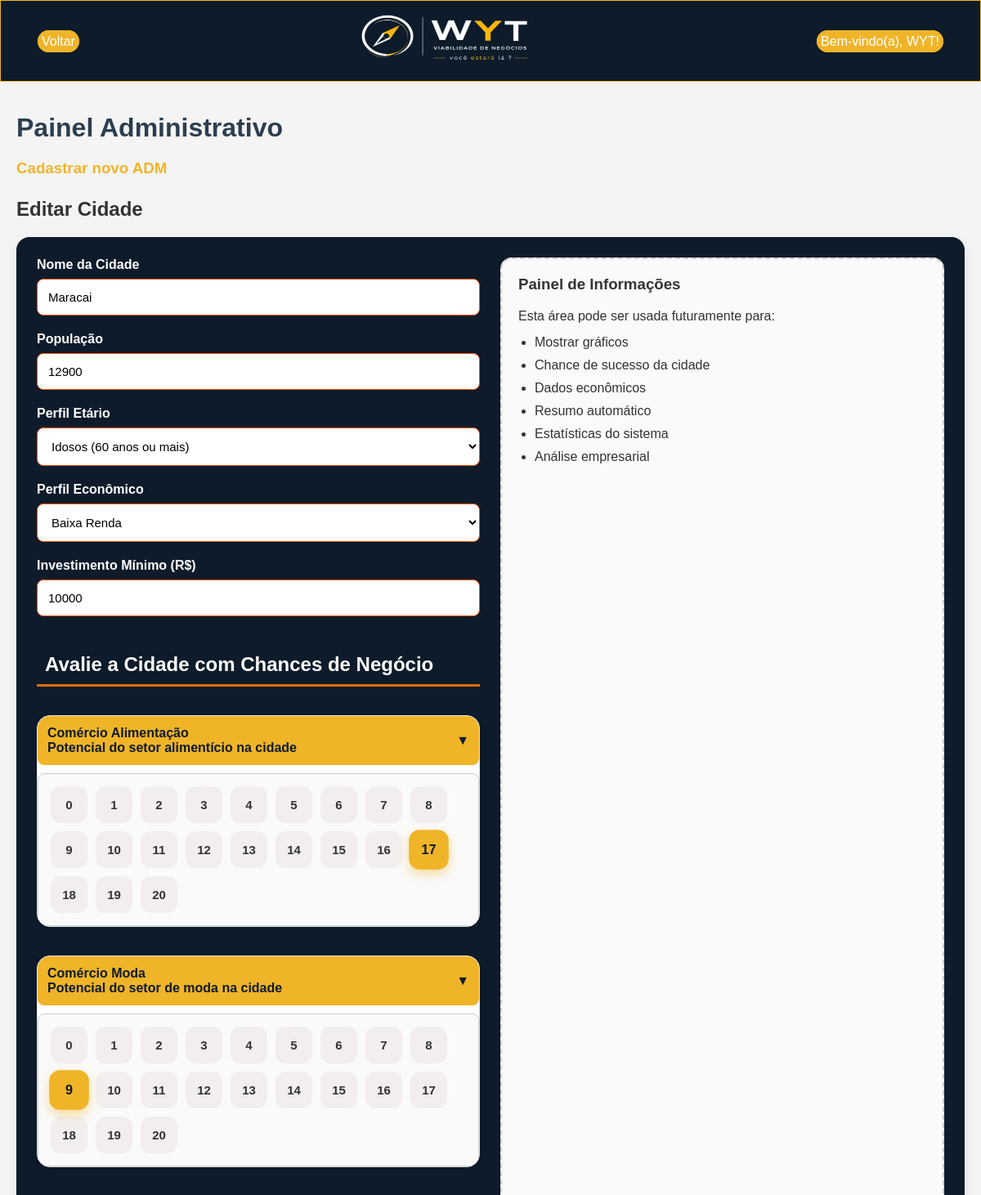
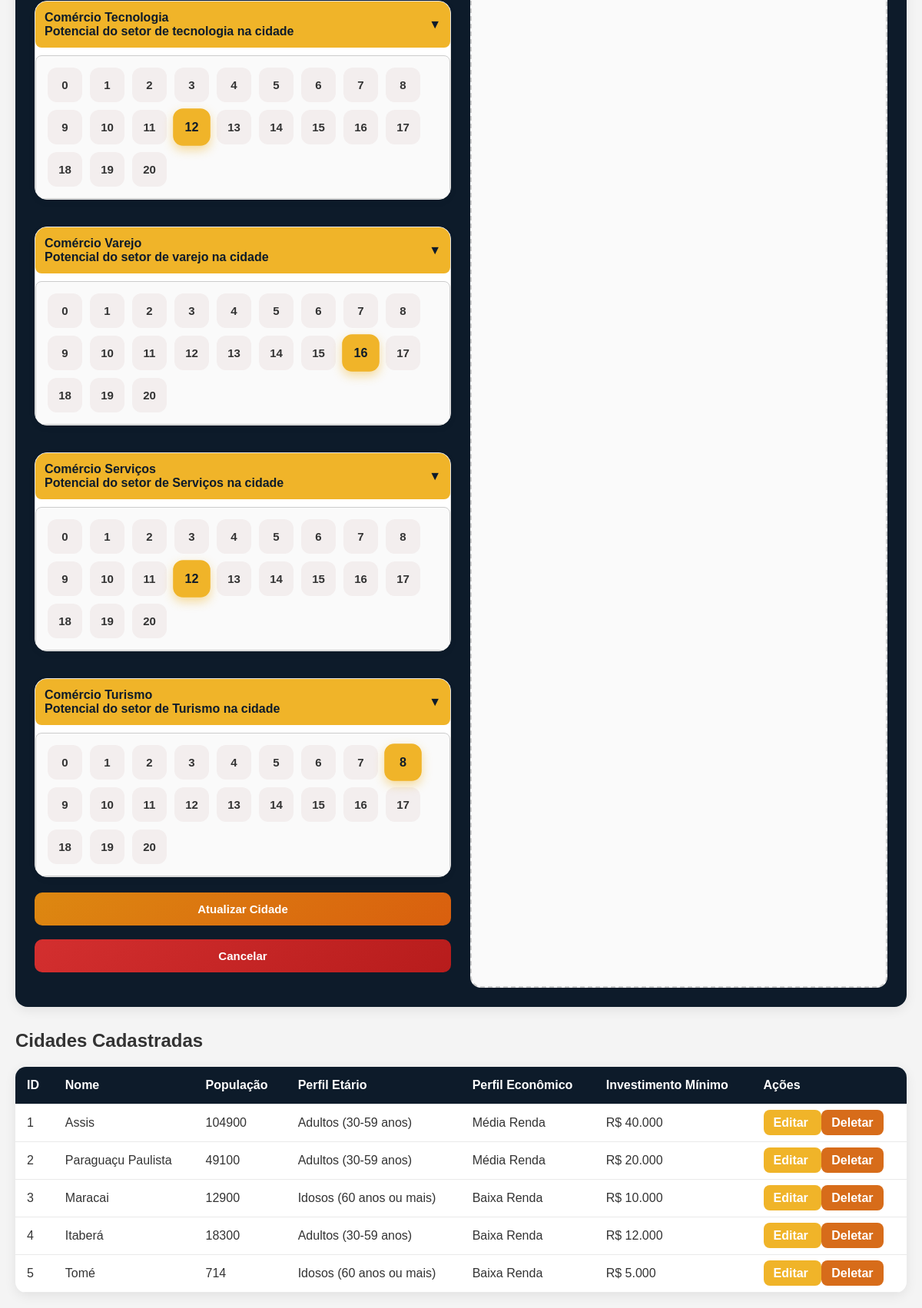
/Pages/adm/index.php?edit=3 (signed in), run on the app's committed database (2 pictures, top to bottom).
### tables this page shows
CREATE TABLE `cidades` (
  `id` int(11) NOT NULL,
  `nome` varchar(255) NOT NULL,
  `populacao_quant` int(11) NOT NULL,
  `perfil_etario` varchar(255) NOT NULL,
  `perfil_economico` varchar(255) NOT NULL,
  `comercio_alimentacao` int(11) NOT NULL,
  `comercio_moda` int(11) NOT NULL,
  `comercio_tecnologia` int(11) NOT NULL,
  `comercio_varejo` int(11) NOT NULL,
  `comercio_servicos` int(11) NOT NULL,
  `comercio_turismo` int(11) NOT NULL,
  `investimento_minimo` int(11) NOT NULL DEFAULT 0
);

### BE/Controller/adm/cidadeC.php (called while the page is built, shortened)
<?php
require_once __DIR__ . '/../../Model/adm/cidadeM.php';
class CidadeController {
    private $model;
    public function __construct() {
        $this->model = new CidadeModel();
    }
    public function index() {
        return $this->model->getAll();
    }
    public function edit($id) {
        return $this->model->getById($id);
    }
}

### BE/Model/adm/cidadeM.php (called while the page is built, shortened)
<?php
require_once __DIR__ . '/../../DB/Database.php';
class CidadeModel {
    private $pdo;
    public function __construct() {
        global $pdo;
        $this->pdo = $pdo;
    }
    public function getAll() {
        $stmt = $this->pdo->query("SELECT * FROM cidades");
        return $stmt->fetchAll(PDO::FETCH_ASSOC);
    }
    public function getById($id) {
        $stmt = $this->pdo->prepare("SELECT * FROM cidades WHERE id = ?");
        $stmt->execute([$id]);
        return $stmt->fetch(PDO::FETCH_ASSOC);
    }
}

### Pages/adm/index.php (the view, shortened to what this page needs)
<?php
require_once __DIR__ . '/../../BE/Controller/adm/cidadeC.php';
$controller = new CidadeController();
$cidadeEdit = null;
if (isset($_GET['edit'])) {
    $cidadeEdit = $controller->edit($_GET['edit']);
}
$cidades = $controller->index();
?>
<!DOCTYPE html>
<html lang="pt-br">
<head>
    <link rel="stylesheet" href="../../CSS/index.css">
</head>
<body>
    <nav class="nav1">
        <header>
            <p><a href="http://localhost/viabilidade-wyt/index.php">Voltar</a></p>
            <img width="100" height="100" src="../../img/logo.png" alt="Logo" class="logo">
            <?php
            if (isset($_SESSION['empresa_id'])) {
                echo "<p><a href='../../Pages/perfilUsuarios.php?id=" . $_SESSION['empresa_id'] . "'>Bem-vindo(a), " . $_SESSION['nome'] . "!</a></p>";
            } elseif (!isset($_SESSION['empresa_id'])) {
                echo "<p><a href='../../Pages/cadastroEMPRESA.php'><strong>Cadastre-se</strong></a></p> <p>ou</p> <p><a href='../../Pages/login.php'><strong>Faça login</strong></a></p>";
            }
            ?>
        </header>
    </nav>
<div class="container">
<br>
    <h1>Painel Administrativo</h1>
    <h3><a href="../cadastroEMPRESA.php?cargo=ADM">Cadastrar novo ADM</a></h3>
    <h2>
        <?= isset($cidadeEdit) && $cidadeEdit ? 'Editar Cidade' : 'Criar Nova Cidade' ?>
    </h2>
    <form method="POST">
        <div class="form-container">
            <div class="form-left">
                <div class="form-group">
                    <label>Nome da Cidade</label>
                    <input
                        type="text"
                        name="nome"
                        value="<?= htmlspecialchars($cidadeEdit['nome'] ?? '') ?>"
                        required>
                </div>
                <div class="form-group">
                    <label>População</label>
                    <input
                        type="number"
                        name="populacao"
                        min="1000"
                        max="5000000"
                        placeholder="0000000"
                        value="<?= htmlspecialchars($cidadeEdit['populacao_quant'] ?? '') ?>">
                    </div>
                <div class="form-group">
                    <label>Perfil Etário</label>
                    <select name="perfil_etario">
                        <option value="Idosos (60 anos ou mais)"
                            <?= (($cidadeEdit['perfil_etario'] ?? '') == 'Idosos (60 anos ou mais)') ? 'selected' : '' ?>>
                            Idosos (60 anos ou mais)
                        </option>
                    </select>
                </div>
                <div class="form-group">
                    <label>Perfil Econômico</label>
                    <select name="perfil_economico">
                        <option value="Baixa Renda" <?= (($cidadeEdit['perfil_economico'] ?? '') == 'Baixa Renda') ? 'selected' : '' ?>>
                            Baixa Renda
                        </option>
                    </select>
                </div>
                <div class="form-group">
                    <label>Investimento Mínimo (R$)</label>
                    <input
                        type="number"
                        name="investimento_minimo"
                        min="1000"
                        step="1000"
                        placeholder="Ex: 50000"
                        value="<?= htmlspecialchars($cidadeEdit['investimento_minimo'] ?? '') ?>"
                        required>
                </div>
 <h2 style="background: #0d1b2a; color: white; padding: 10px;">Avalie a Cidade com Chances de Negócio</h2>
<div name=" GERAL ">
    <div class="business-section">
        <div class="score-card">
            <button
                type="button"
                class="toggle-btn"
                onclick="toggleBox('alimentacao-box')">
                <div>
                    Comércio Alimentação
                    <div class="score-subtitle">
                        Potencial do setor alimentício na cidade
                    </div>
                </div>
                <span>▼</span>
            </button>
            <div id="alimentacao-box" class="hidden-box">
                <?php for ($i = 0; $i <= 20; $i++): ?>
                    <label class="radio-item">
                        <span><?= $i ?></span>
                    </label>
                <?php endfor; ?>
            </div>
        </div>
    </div>
    <div class="business-section">
        <div class="score-card">
            <button
                type="button"
                class="toggle-btn"
                onclick="toggleBox('moda-box')">
                <div>
                    Comércio Moda
                    <div class="score-subtitle">
                        Potencial do setor de moda na cidade
                    </div>
                </div>
                <span>▼</span>
            </button>
            <div id="moda-box" class="hidden-box">
                <?php for ($i = 0; $i <= 20; $i++): ?>
                    <label class="radio-item">
                        <span><?= $i ?></span>
                    </label>
                <?php endfor; ?>
            </div>
        </div>
    </div>
    <div class="business-section">
        <div class="score-card">
            <button
                type="button"
                class="toggle-btn"
                onclick="toggleBox('tecnologia-box')">
                <div>
                    Comércio Tecnologia
                    <div class="score-subtitle">
                        Potencial do setor de tecnologia na cidade
                    </div>
                </div>
                <span>▼</span>
            </button>
            <div id="tecnologia-box" class="hidden-box">
                <?php for ($i = 0; $i <= 20; $i++): ?>
                    <label class="radio-item">
                        <span><?= $i ?></span>
                    </label>
                <?php endfor; ?>
            </div>
        </div>
    </div>
    <div class="business-section">
        <div class="score-card">
            <button
                type="button"
                class="toggle-btn"
                onclick="toggleBox('varejo-box')">
                <div>
                    Comércio Varejo
                    <div class="score-subtitle">
                        Potencial do setor de varejo na cidade
                    </div>
                </div>
                <span>▼</span>
            </button>
            <div id="varejo-box" class="hidden-box">
                <?php for ($i = 0; $i <= 20; $i++): ?>
                    <label class="radio-item">
                        <span><?= $i ?></span>
                    </label>
                <?php endfor; ?>
            </div>
        </div>
    </div>
    <div class="business-section">
        <div class="score-card">
            <button
                type="button"
                class="toggle-btn"
                onclick="toggleBox('servicos-box')">
                <div>
                    Comércio Serviços
                    <div class="score-subtitle">
                        Potencial do setor de Serviços na cidade
                    </div>
                </div>
                <span>▼</span>
            </button>
            <div id="servicos-box" class="hidden-box">
                <?php for ($i = 0; $i <= 20; $i++): ?>
                    <label class="radio-item">
                        <span><?= $i ?></span>
                    </label>
                <?php endfor; ?>
            </div>
        </div>
    </div>
    <div class="business-section">
        <div class="score-card">
            <button
                type="button"
                class="toggle-btn"
                onclick="toggleBox('turismo-box')">
                <div>
                    Comércio Turismo
                    <div class="score-subtitle">
                        Potencial do setor de Turismo na cidade
                    </div>
                </div>
                <span>▼</span>
            </button>
            <div id="turismo-box" class="hidden-box">
                <?php for ($i = 0; $i <= 20; $i++): ?>
                    <label class="radio-item">
                        <span><?= $i ?></span>
                    </label>
                <?php endfor; ?>
            </div>
        </div>
    </div>
</div>
                <div class="form-group">
                    <?php if (isset($cidadeEdit) && $cidadeEdit): ?>
                        <button type="submit" name="update">Atualizar Cidade</button>
                       <br>
                        <button type="button" name="cancel" onclick="window.location.href='index.php'" >Cancelar</button>
                    <?php else: ?>
                        <button type="submit" name="create">Criar Cidade</button>
                    <?php endif; ?>
                </div>
            </div>
            <div class="form-right">
                <div class="info-box">
                    <h3>Painel de Informações</h3>
                    <p>
                        Esta área pode ser usada futuramente para:
                    </p>
                    <ul>
                        <li>Mostrar gráficos</li>
                        <li>Chance de sucesso da cidade</li>
                        <li>Dados econômicos</li>
                        <li>Resumo automático</li>
                        <li>Estatísticas do sistema</li>
                        <li>Análise empresarial</li>
                    </ul>
                </div>
            </div>
        </div>
    </form>
    <h2>Cidades Cadastradas</h2>
    <?php if (!empty($cidades)): ?>
        <table>
            <thead>
                <tr>
                    <th>ID</th>
                    <th>Nome</th>
                    <th>População</th>
                    <th>Perfil Etário</th>
                    <th>Perfil Econômico</th>
                    <th>Investimento Mínimo</th>
                    <th>Ações</th>
                </tr>
            </thead>
            <tbody>
                <?php foreach ($cidades as $cidade): ?>
                    <tr>
                        <td><?= htmlspecialchars($cidade['id']) ?></td>
                        <td><?= htmlspecialchars($cidade['nome']) ?></td>
                        <td><?= htmlspecialchars($cidade['populacao_quant']) ?></td>
                        <td><?= htmlspecialchars($cidade['perfil_etario']) ?></td>
                        <td><?= htmlspecialchars($cidade['perfil_economico']) ?></td>
                        <td>R$ <?= htmlspecialchars(number_format($cidade['investimento_minimo'], 0, ',', '.')) ?></td>
                        <td>
                            <a
                                href="?edit=<?= $cidade['id'] ?>"
                                class="btn-edit">
                                Editar
                            </a>
                            <a
                                href="?delete=<?= $cidade['id'] ?>"
                                class="btn-delete"
                                onclick="return confirm('Tem certeza que deseja deletar?');">
                                Deletar
                            </a>
                        </td>
                    </tr>
                <?php endforeach; ?>
            </tbody>
        </table>
    <?php else: ?>
        <p>Nenhuma cidade cadastrada.</p>
    <?php endif; ?>
    </div>
</body>
</html>

### data on the page
cidades: nome "Maracai", populacao "12900", perfil_etario "Idosos (60 anos ou mais)", perfil_economico "Baixa Renda", investimento_minimo "10000", id "3", populacao_quant "12900", investimento_minimo "10.000"
cidades: id "1", nome "Assis", populacao_quant "104900", perfil_etario "Adultos (30-59 anos)", perfil_economico "Média Renda", investimento_minimo "40.000"
cidades: id "2", nome "Paraguaçu Paulista", populacao_quant "49100", perfil_etario "Adultos (30-59 anos)", perfil_economico "Média Renda", investimento_minimo "20.000"
cidades: id "4", nome "Itaberá", populacao_quant "18300", perfil_etario "Adultos (30-59 anos)", perfil_economico "Baixa Renda", investimento_minimo "12.000"
cidades: id "5", nome "Tomé", populacao_quant "714", perfil_etario "Idosos (60 anos ou mais)", perfil_economico "Baixa Renda", investimento_minimo "5.000"

### other printed values
$_SESSION['nome'] "WYT"
